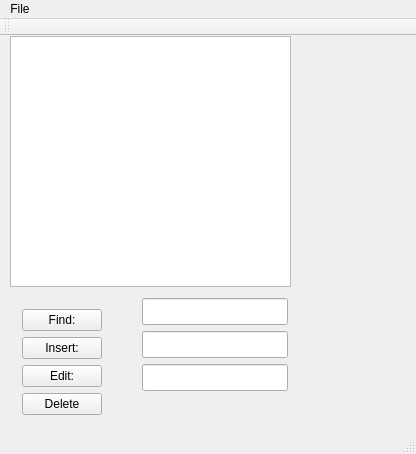
<?xml version="1.0" encoding="UTF-8"?>
<ui version="4.0">
 <class>MainWindow</class>
 <widget class="QMainWindow" name="MainWindow">
  <property name="geometry">
   <rect>
    <x>0</x>
    <y>0</y>
    <width>416</width>
    <height>454</height>
   </rect>
  </property>
  <property name="windowTitle">
   <string>MainWindow</string>
  </property>
  <widget class="QWidget" name="centralWidget">
   <widget class="QTextEdit" name="textEdit">
    <property name="geometry">
     <rect>
      <x>10</x>
      <y>0</y>
      <width>281</width>
      <height>251</height>
     </rect>
    </property>
    <property name="html">
     <string>&lt;!DOCTYPE HTML PUBLIC &quot;-//W3C//DTD HTML 4.0//EN&quot; &quot;http://www.w3.org/TR/REC-html40/strict.dtd&quot;&gt;
&lt;html&gt;&lt;head&gt;&lt;meta name=&quot;qrichtext&quot; content=&quot;1&quot; /&gt;&lt;style type=&quot;text/css&quot;&gt;
p, li { white-space: pre-wrap; }
&lt;/style&gt;&lt;/head&gt;&lt;body style=&quot; font-family:'Ubuntu'; font-size:11pt; font-weight:400; font-style:normal;&quot;&gt;
&lt;p style=&quot;-qt-paragraph-type:empty; margin-top:0px; margin-bottom:0px; margin-left:0px; margin-right:0px; -qt-block-indent:0; text-indent:0px;&quot;&gt;&lt;br /&gt;&lt;/p&gt;&lt;/body&gt;&lt;/html&gt;</string>
    </property>
   </widget>
   <widget class="QLineEdit" name="lineEdit">
    <property name="geometry">
     <rect>
      <x>142</x>
      <y>262</y>
      <width>146</width>
      <height>27</height>
     </rect>
    </property>
   </widget>
   <widget class="QLineEdit" name="lineEdit_2">
    <property name="geometry">
     <rect>
      <x>142</x>
      <y>295</y>
      <width>146</width>
      <height>27</height>
     </rect>
    </property>
   </widget>
   <widget class="QLineEdit" name="lineEdit_3">
    <property name="geometry">
     <rect>
      <x>142</x>
      <y>328</y>
      <width>146</width>
      <height>27</height>
     </rect>
    </property>
   </widget>
   <widget class="QWidget" name="">
    <property name="geometry">
     <rect>
      <x>11</x>
      <y>262</y>
      <width>93</width>
      <height>128</height>
     </rect>
    </property>
    <layout class="QFormLayout" name="formLayout">
     <item row="0" column="0">
      <widget class="QPushButton" name="Find">
       <property name="text">
        <string>Find:</string>
       </property>
      </widget>
     </item>
     <item row="1" column="0">
      <widget class="QPushButton" name="Insert">
       <property name="text">
        <string>Insert:</string>
       </property>
      </widget>
     </item>
     <item row="2" column="0">
      <widget class="QPushButton" name="Edit">
       <property name="text">
        <string>Edit:</string>
       </property>
      </widget>
     </item>
     <item row="3" column="0">
      <widget class="QPushButton" name="Delete">
       <property name="text">
        <string>Delete</string>
       </property>
      </widget>
     </item>
    </layout>
   </widget>
   <zorder>textEdit</zorder>
   <zorder>Find</zorder>
   <zorder>Insert</zorder>
   <zorder>Delete</zorder>
   <zorder>lineEdit</zorder>
   <zorder>lineEdit_2</zorder>
   <zorder>lineEdit_3</zorder>
   <zorder></zorder>
   <zorder>Edit</zorder>
   <zorder>Edit</zorder>
   <zorder></zorder>
   <zorder>lineEdit_3</zorder>
  </widget>
  <widget class="QToolBar" name="mainToolBar">
   <attribute name="toolBarArea">
    <enum>TopToolBarArea</enum>
   </attribute>
   <attribute name="toolBarBreak">
    <bool>false</bool>
   </attribute>
  </widget>
  <widget class="QStatusBar" name="statusBar"/>
  <widget class="QMenuBar" name="menuBar">
   <property name="geometry">
    <rect>
     <x>0</x>
     <y>0</y>
     <width>416</width>
     <height>25</height>
    </rect>
   </property>
   <widget class="QMenu" name="menuFile">
    <property name="title">
     <string>File</string>
    </property>
    <addaction name="actionNew"/>
    <addaction name="actionOpen"/>
    <addaction name="actionSave"/>
    <addaction name="actionSave_As"/>
   </widget>
   <addaction name="menuFile"/>
  </widget>
  <action name="actionOpen">
   <property name="text">
    <string>Open</string>
   </property>
  </action>
  <action name="actionSave">
   <property name="text">
    <string>Save</string>
   </property>
  </action>
  <action name="actionNew">
   <property name="text">
    <string>New</string>
   </property>
  </action>
  <action name="actionSave_As">
   <property name="text">
    <string>Save As</string>
   </property>
  </action>
 </widget>
 <layoutdefault spacing="6" margin="11"/>
 <tabstops>
  <tabstop>textEdit</tabstop>
 </tabstops>
 <resources/>
 <connections/>
</ui>
